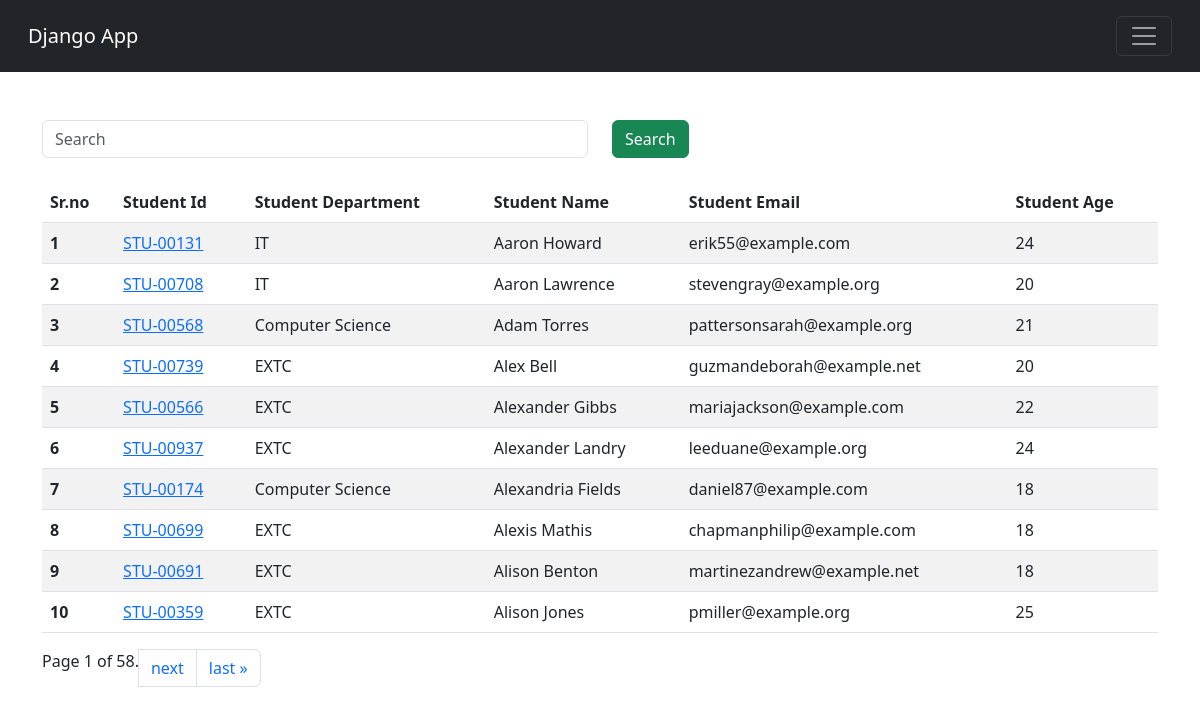
The page /students/ on the database its author committed.
### vegetable/models.py (models this page shows)
class Student(models.Model):
    department = models.ForeignKey(Department, related_name="depart", on_delete=models.CASCADE)
    studentId = models.OneToOneField(StudentID, related_name="studentid", on_delete=models.CASCADE)
    studentName = models.CharField(max_length=100)
    studentEmail = models.EmailField(unique=True)
    studentAge = models.IntegerField(default=1)
    studentAddress = models.TextField()
    isDeleted = models.BooleanField(default=False)
    objects = StudentManager()
    adminObjects = models.Manager()
    def __str__(self) -> str:
        return self.studentName
    class Meta:
        ordering = ['studentName']
        verbose_name = "student"

class StudentID(models.Model):
    studentId = models.CharField(max_length=100)
    def __str__(self) -> str:
        return self.studentId

class Department(models.Model):
    department = models.CharField(max_length=100)
    def __str__(self) -> str:
        return self.department
    class Meta:
        ordering = ['department']

### vegetable/views.py (the view, shortened to what this page needs)
# urls.py: path("students/",getStudents, name="StudentPage"),
def getStudents(request):
    querySet = Student.objects.all()
    paginator = Paginator(querySet, 10)  # Show 10 students per page.
    page_number = request.GET.get("page", 1)
    page_obj = paginator.get_page(page_number)
    print(page_obj.object_list)
    context = {'querySet' : page_obj }
    return render(request, 'report/students.html', context)

### vegetable/models.py (called while the page is built)
    def get_queryset(self):
        return super().get_queryset().filter(isDeleted = False)

### vegetable/templates/report/students.html (shortened to what this page needs)
{% extends "base.html" %}
{% block start %}
    <div class="container mt-5">
        <form class="mb-4">
          <div class="row">
            <div class="col-md-6">
              <input class="form-control" type="search" name="search" placeholder="Search ">
            </div>
            <div class="col-md-6">
              <button type="submit" class="btn btn-success">Search</button>
            </div>
          </div>
        </form>
        <table class="table table-striped table-hover">
            <thead>
              <tr>
                <th scope="col">Sr.no</th>
                <th scope="col">Student Id</th>
                <th scope="col">Student Department</th>
                <th scope="col">Student Name</th>
                <th scope="col">Student Email</th>
                <th scope="col">Student Age</th>
              </tr>
            </thead>
            <tbody>
                {% for student in querySet %}
              <tr>
                <th scope="row">{{ forloop.counter }}</th>
                <td><a href="{% url 'showMarks' student.studentId %}"> {{student.studentId}}</a></td>
                <td>{{student.department}}</td>
                <td>{{student.studentName}}</td>
                <td>{{student.studentEmail}}</td>
                <td>{{student.studentAge}}</td>
              </tr>
              {% endfor %}
            </tbody>
            </table>
              <nav aria-label="Page navigation example">
              <ul class="pagination">
                    <span class="current">
                        Page {{ querySet.number }} of {{ querySet.paginator.num_pages }}.
                    </span>
                    {% if querySet.has_next %}
                    <li class="page-item"> <a class="page-link" href="?page={{ querySet.next_page_number }}">next</a></li>
                        <li class="page-item"><a class="page-link" href="?page={{ querySet.paginator.num_pages }}">last &raquo;</a></li>
                    {% endif %}
        </ul>
        </nav>
    </div>
{% endblock %}

### home/templates/base.html (shortened to what this page needs)
<!DOCTYPE html>
<html lang="en">
<head>
    <link href="https://cdn.jsdelivr.net/npm/bootstrap@5.3.0/dist/css/bootstrap.min.css" rel="stylesheet">
</head>
<body>
    <nav class="navbar p-3   bg-dark mb-3" data-bs-theme="dark">
        <div class="container-fluid">
          <a class="navbar-brand">Django App</a>
          <button class="navbar-toggler" type="button" data-bs-toggle="collapse" data-bs-target="#navbarNavDropdown" aria-controls="navbarNavDropdown" aria-expanded="false" aria-label="Toggle navigation">
            <span class="navbar-toggler-icon"></span>
          </button>
        </div>
      </nav>
    {% block start %}
    {% endblock %}
</body>
</html>

### rows shown on the page
Student: studentId "STU-00131", department "IT", studentName "Aaron Howard", studentEmail "erik55@example.com", studentAge "24"
Student: studentId "STU-00708", department "IT", studentName "Aaron Lawrence", studentEmail "stevengray@example.org", studentAge "20"
Student: studentId "STU-00568", department "Computer Science", studentName "Adam Torres", studentEmail "pattersonsarah@example.org", studentAge "21"
Student: studentId "STU-00739", department "EXTC", studentName "Alex Bell", studentEmail "guzmandeborah@example.net", studentAge "20"
Student: studentId "STU-00566", department "EXTC", studentName "Alexander Gibbs", studentEmail "mariajackson@example.com", studentAge "22"
Student: studentId "STU-00937", department "EXTC", studentName "Alexander Landry", studentEmail "leeduane@example.org", studentAge "24"
Student: studentId "STU-00174", department "Computer Science", studentName "Alexandria Fields", studentEmail "daniel87@example.com", studentAge "18"
Student: studentId "STU-00699", department "EXTC", studentName "Alexis Mathis", studentEmail "chapmanphilip@example.com", studentAge "18"
Student: studentId "STU-00691", department "EXTC", studentName "Alison Benton", studentEmail "martinezandrew@example.net", studentAge "18"
Student: studentId "STU-00359", department "EXTC", studentName "Alison Jones", studentEmail "pmiller@example.org", studentAge "25"

### other values the page prints
{{ querySet.number }} "1"
{{ querySet.paginator.num_pages }} "58"
